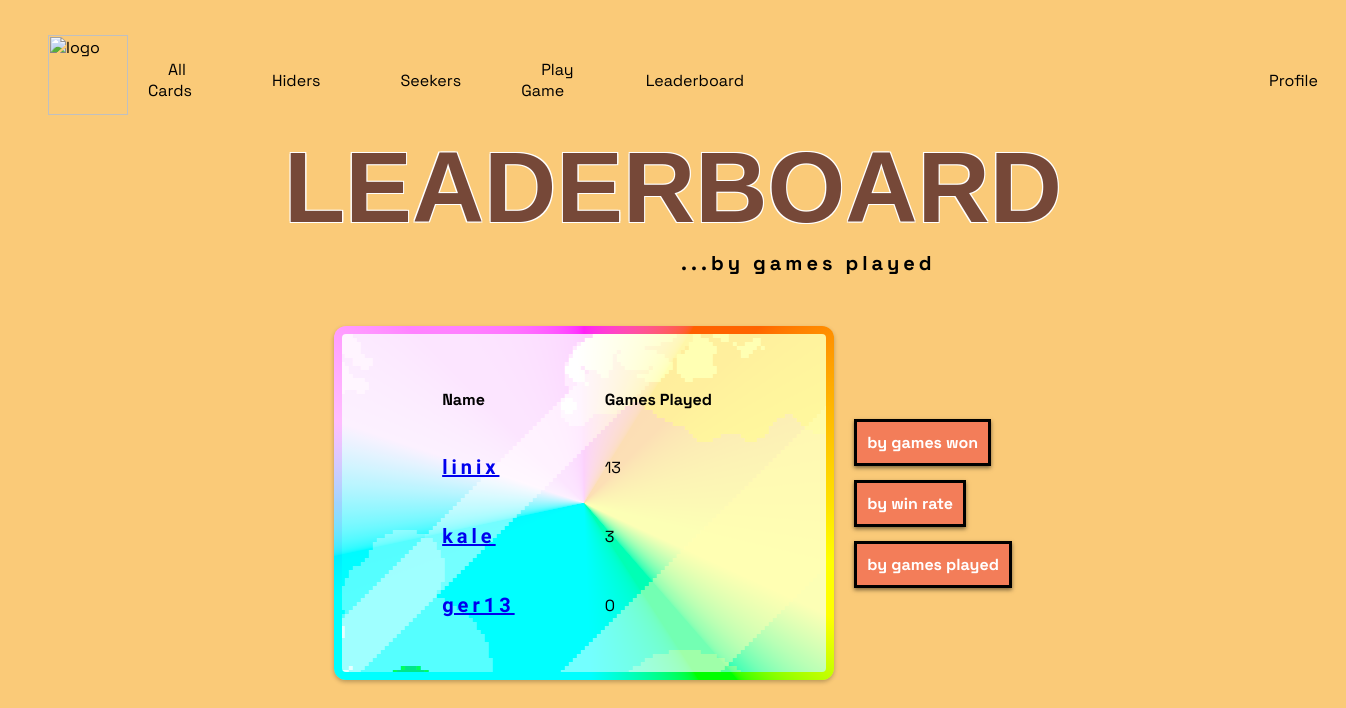
Screenshot of /leaderboard_by_games_played/ (signed in) with the database file from the repository.
### game/models.py (models this page shows, shortened)
class Profile(models.Model):
    username = models.CharField(max_length=120)
    email = models.EmailField()
    games_played = models.IntegerField(default=0)
    games_won = models.IntegerField(default=0)
    favorite_card = models.ForeignKey('Card', on_delete=models.SET_NULL, null=True, blank=True)
    user = models.OneToOneField(User, on_delete=models.CASCADE)

### game/views.py (the view)
# urls.py: path(r'leaderboard_by_games_played/', views.LeaderboardByGamesPlayedView.as_view(), name='leaderboard_by_games_played'), # page for showing the leaderboard
class LeaderboardByGamesPlayedView(ListView):
    model = Profile
    template_name = 'game/leaderboard_by_games_played.html'
    context_object_name = 'profiles'
    def get_queryset(self):
        return Profile.objects.order_by('-games_played')

### game/templates/game/leaderboard_by_games_played.html
{% extends 'game/base.html' %}
{% block content %}
    <h1>LEADERBOARD</h1>
    <p class="leaderboard-subtitle">...by games played</p>
    <div class="leaderboard-table-container">
        <table class="leaderboard-table">
            <tr>
                <th>Name</th>
                <th>Games Played</th>
            </tr>
            {% for profile in profiles %}
                <tr>
                    <td class="table-fields"><a href="{% url 'show_profile' profile.pk %}">{{ profile.user.username }}</a></td>
                    <td class="table-results">{{ profile.games_played }}</td>
                </tr>
            {% endfor %}
        </table>
        <div class="leaderboard-buttons-container">
            <div>
                <a class='click-button' href="{% url 'leaderboard_by_games_won' %}">by games won</a>
            </div>
            <div>
                <a class='click-button' href="{% url 'leaderboard_by_win_rate' %}">by win rate</a>
            </div>
            <div>
                <a class='click-button' href="{% url 'leaderboard_by_games_played' %}">by games played</a>
            </div>
        </div>
    </div>
{% endblock %}

### static/style.css (style rules this page uses)
body { margin-top: 25px; font-family: 'Space Grotesk', sans-serif; padding: 0px; background-color: #faca78; }
h1 { font-family: 'Rocher', sans-serif; text-align: center; font-size: 100px; margin-top: -25px; margin-bottom: -15px; color: #764838; text-shadow: 1.1px 1.1px 0px white, -1.1px 1.1px 0px white, 1.1px -1.1px 0px white, -1.1px -1.1px 0px white; }
.search-table td, th { padding-bottom: 20px; text-align: left; }
.table-fields { font-family: "DotGothic16", sans-serif; font-weight: 900; font-size: 20px; letter-spacing: .2em; }
.click-button { color: white; cursor: pointer; text-decoration: none; font-weight: bold; border: 3px solid black; background-color: #f37d59; padding: 10px; transition: 1s ease; box-shadow: 0px 2px 4px hsl(0 0% 0%/ 50%); }
.leaderboard-subtitle { font-weight: 900; font-size: 20px; letter-spacing: .2em; margin-left: 50vw; }
.leaderboard-table-container { display: flex; flex-direction: row; align-items: center; justify-content: center; gap: 20px; padding-left: 150px; padding-right: 150px; margin-top: 50px; }
.leaderboard-table { padding: 10px; padding-top: 30px; padding-bottom: 30px; padding-left: 30px; padding-right: 0px; width: 500px; border-collapse: separate; border-spacing: 50px 5px; --border-angle: 0deg; border-radius: 12px; display: flex; justify-content: space-between; align-items: left; box-shadow: 0px 2px 4px hsl(0 0% 0% / 25%); border: 0.5rem solid transparent; position: relative; background: url('images/background12.png') 70% 0% padding-box, conic-gradient( from var(--border-angle), oklch(100% 100% 0deg), oklch(100% 100% 45deg), oklch(100% 100% 90deg), oklch(100% 100% 135deg), oklch(100% 100% 180deg), oklch(100% 100% 225deg), oklch(100% 100% 270deg), oklch(100% 100% 315deg), oklch(100% 100% 360deg) ) border-box; background-blend-mode: hard-light; }
.leaderboard-table td, th { padding: 20px; }
.leaderboard-buttons-container { display: flex; flex-direction: column; align-items: top; gap: 40px; }

### rows the page displays
Profile: user.username "linix", games_played "13"
Profile: user.username "kale", games_played "3"
Profile: user.username "ger13", games_played "0"
